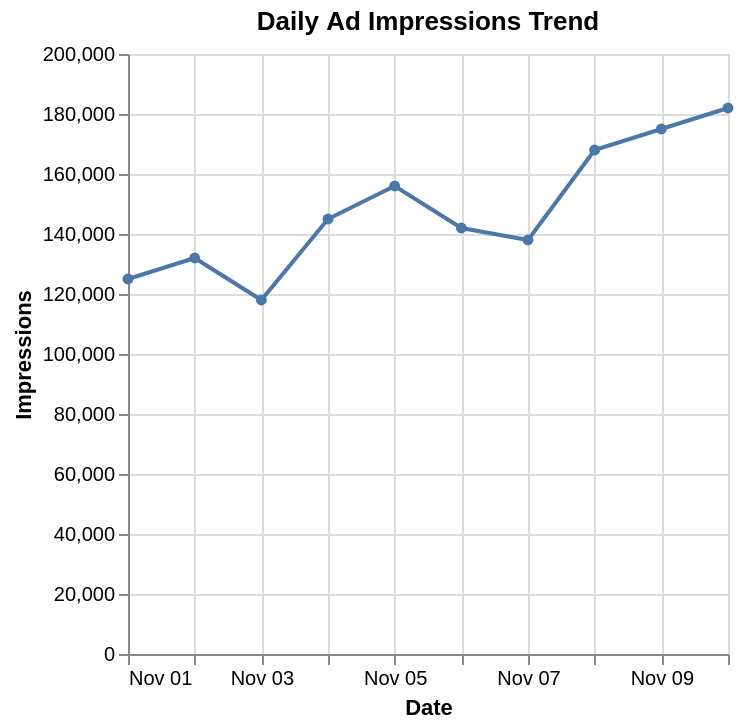

Write the Vega-Lite specification saved for this chart.
### Vega-Lite specification from a JSON file in a GitHub repository (floating-point values rounded to 4 significant figures)
{"$schema": "https://vega.github.io/schema/vega-lite/v6.json", "description": "Daily impression trends", "data": {"values": [{"date": "2024-11-01", "impressions": 125000}, {"date": "2024-11-02", "impressions": 132000}, {"date": "2024-11-03", "impressions": 118000}, {"date": "2024-11-04", "impressions": 145000}, {"date": "2024-11-05", "impressions": 156000}, {"date": "2024-11-06", "impressions": 142000}, {"date": "2024-11-07", "impressions": 138000}, {"date": "2024-11-08", "impressions": 168000}, {"date": "2024-11-09", "impressions": 175000}, {"date": "2024-11-10", "impressions": 182000}]}, "mark": {"type": "line", "point": true, "strokeWidth": 2}, "encoding": {"x": {"field": "date", "type": "temporal", "axis": {"title": "Date", "format": "%b %d"}}, "y": {"field": "impressions", "type": "quantitative", "axis": {"title": "Impressions", "format": ",.0f"}}, "tooltip": [{"field": "date", "type": "temporal", "format": "%B %d, %Y"}, {"field": "impressions", "type": "quantitative", "format": ",.0f"}]}, "title": "Daily Ad Impressions Trend"}
